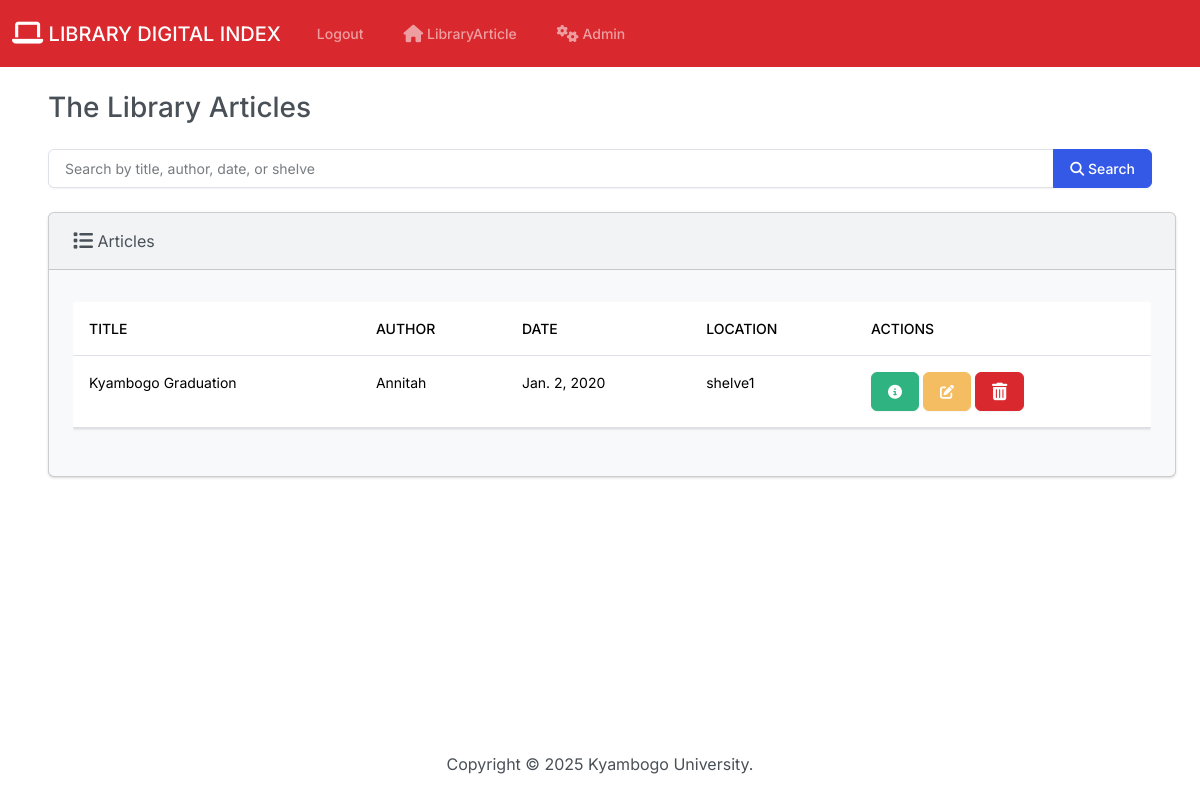
/library/?publication=Daily Monitor (signed in), run on the app's committed database.
### library/models.py (models this page shows)
class Library(models.Model):
    title = models.CharField(max_length=50)
    author = models.CharField(max_length=50)
    date = models.DateField(default='2023-01-01')
    location = models.CharField(max_length=50)
    category = models.ForeignKey(Category, on_delete=models.CASCADE, default=1)  # Adding Category as a foreign key
    publication = models.CharField(max_length=100, default="Unknown")
    def __str__(self):
        return f'{self.title}'

### library/views.py (the view)
# urls.py: path('', include('library.urls')),
def library(request):
    query = request.GET.get('q')  # Search query
    publication_filter = request.GET.get('publication')  # Publication filter
    library = Library.objects.all()
    if query:
        library = library.filter(
            title__icontains=query) | library.filter(
            author__icontains=query) | library.filter(
            date__icontains=query) | library.filter(
            location__icontains=query)
    if publication_filter:
        library = library.filter(publication__iexact=publication_filter)
    print(f"Query: {query}")
    print(f"Publication Filter: {publication_filter}")
    print(f"Filtered Records: {library}")
    context = {
        'library': library,
        'query': query,
        'publication_filter': publication_filter,  # Include publication filter in context
    }
    return render(request, 'home.html', context)

### library/templates/home.html (shortened to what this page needs)
{% extends "base.html" %}
{% block body %}
    <div class="container-fluid">
        <h3 class="m-4">The Library Articles</h3>
        <form method="GET" action="{% url 'library_view' %}" class="m-4">
            <div class="input-group mb-3">
                <input type="text" class="form-control" name="q" placeholder="Search by title, author, date, or shelve" value="{{ query|default:'' }}">
                <button class="btn btn-primary" type="submit"><i class="fa-solid fa-search"></i> Search</button>
            </div>
        </form>
        <div class="row">
            <div class="col-12">
                {% if library %}
                    <div class="card bg-light ms-4 mc-4 mb-4">
                        <div class="card-header">
                            <i class="fa-solid fa-list fa-lg"></i> Articles
                        </div>
                        <div class="card-body">
                            <p class="card-text">
                                <div class="table-responsive">
                                    <table class="table table-hover">
                                        <thead>
                                            <tr>
                                                <th scope="col">Title</th>
                                                <th scope="col">Author</th>
                                                <th scope="col">Date</th>
                                                <th scope="col">Location</th>
                                                <th scope="col">Actions</th>
                                            </tr>
                                        </thead>
                                        <tbody>
                                            {% for student in library %}
                                                <tr>
                                                    <td>{{ student.title }}</td>
                                                    <td>{{ student.author }}</td>
                                                    <td>{{ student.date }}</td>
                                                    <td>{{ student.location }}</td>
                                                    <td>
                                                        <button type="button" class="btn btn-success mc-1" href="{% url 'view_student' student.id %}" data-bs-toggle="modal" data-bs-target="#myModal{{ student.id }}">
                                                            <i class="fa-solid fa-circle-info"></i>
                                                        </button>
                                                        <a class="btn btn-warning mc-1" href="{% url 'edit' student.id %}">
                                                            <i class="fa-solid fa-pen-to-square"></i>
                                                        </a>
                                                        <button type="button" class="btn btn-danger" data-bs-toggle="modal" data-bs-target="#delete{{student.id}}">
                                                        </button>
                                                    </td>
                                                </tr>
                                            {% endfor %}
                                        </tbody>
                                    </table>
                                </div>
                            </p>
                        </div>
                    </div>
                {% else %}
                    <h5 class="alert alert-primary ms-4 mc-4">No Records</h5>
                {% endif %}
            </div>
        </div>
    </div>
{% endblock %}

### data on the page
Library: title "Kyambogo Graduation", author "Annitah", date "Jan. 2, 2020", location "shelve1"
